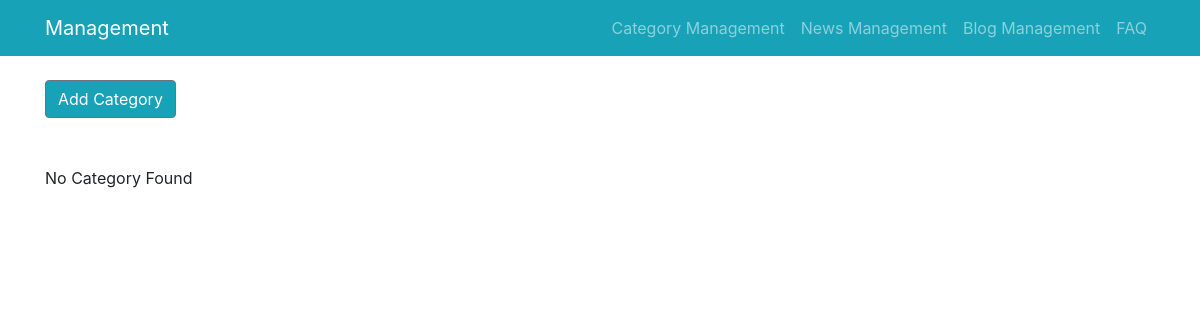
The app's page /category_management/, older data.
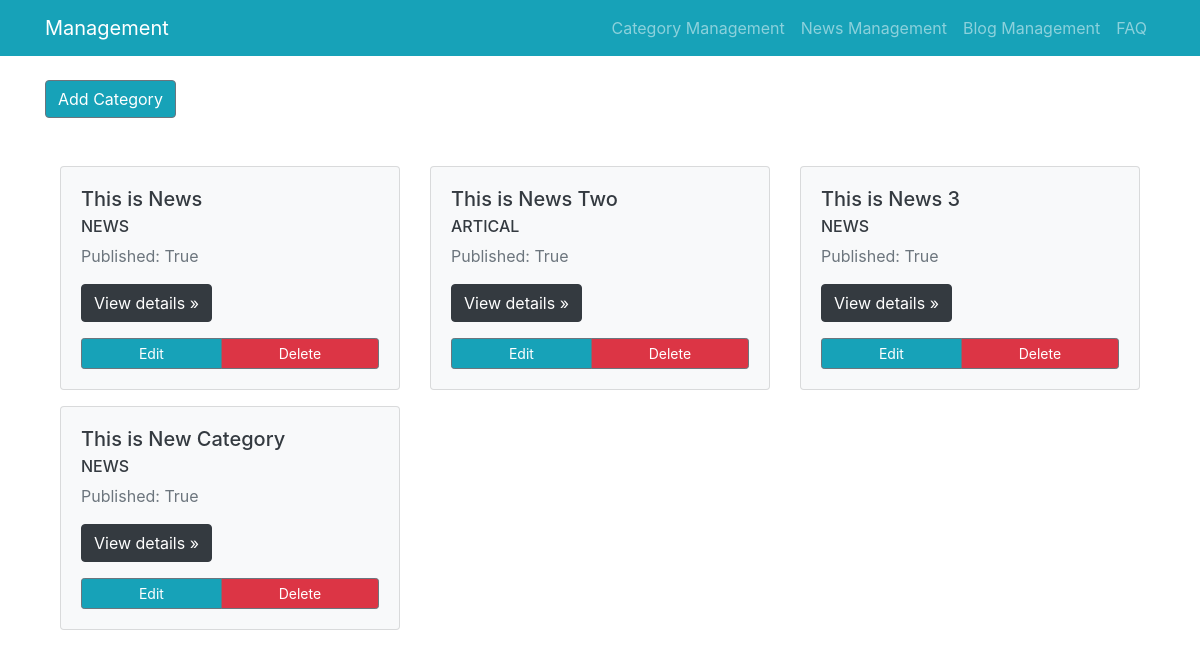
The same page, newer data.
### category_management/models.py (models this page shows, shortened)
class Category(models.Model):
    class Meta:
        db_table = 'category'
    id = models.AutoField(primary_key=True)
    name = models.CharField(max_length=150)
    type = models.CharField(max_length=300, choices = CHOICES)
    published = models.BooleanField(max_length=300, choices = published_options)

### category_management/views.py (the view)
# urls.py: path('', CategoryView.as_view(), name="category_list"),
class CategoryView(ListView):
    model = Category
    queryset = Category.objects.all()
    template_name = 'category_management/list_view.html'
    context_object_name = 'category_list'

### templates/category_management/list_view.html
{% extends 'base.html' %}
{% block content %}
<br>
<div>
  <a class="btn btn-secondary bg-info" href="{% url 'add_category' %}" role="button">Add Category</a>
</div>
<div class="album py-5">
  <div class="container">
    <div class="row">
      {% if object_list %}
      {% for each in category_list %}
      <div class="col-md-4 mb-3">
        <div class="card bg-light">
          <div class="card-body">
            <h5 class="card-title text-dark">{{each.name}}</h5>
            <h6 class="card-subtitle mb-2 text-dark">{{each.type}}</h6>
            <p class="text-muted">Published: {{each.published}}</p>
            <p><a class="btn btn-dark" href="{% url 'category_detail_view' each.id %}" role="button">View details
                &raquo;</a></p>
            <div class="btn-group d-flex justify-content-between align-items-center">
              <a class="btn btn-sm btn-outline-secondary bg-info text-white" href="{% url 'edit_category' each.id %}"
                role="button">Edit</a>
              <a class="btn btn-sm btn-outline-secondary bg-danger text-white" href="{% url 'delete_category' each.id %}" role="button">Delete</a>
            </div>
          </div>
        </div>
      </div>
      {% endfor %}
      {% else %}
      No Category Found
      {% endif %}
    </div>
  </div>
  {% endblock %}

### templates/base.html (shortened to what this page needs)
<!DOCTYPE html>
<html lang="en">
<head>
  <link rel="stylesheet" href="https://stackpath.bootstrapcdn.com/bootstrap/4.5.2/css/bootstrap.min.css">
</head>
<body>
  <nav class="navbar navbar-expand-lg navbar-dark bg-info static-top">
    <div class="container">
      <a class="navbar-brand" href="#">Management</a>
      <div class="collapse navbar-collapse" id="navbarResponsive">
        <ul class="navbar-nav ml-auto">
          <li class="nav-item">
            <a class="nav-link" href="{% url 'category_list' %}">Category Management
            </a>
          </li>
          <li class="nav-item">
            <a class="nav-link" href="{% url 'news_list' %}">News Management</a>
          </li>
          <li class="nav-item">
            <a class="nav-link" href="{% url 'blog_list' %}">Blog Management</a>
          </li>
          <li class="nav-item">
            <a class="nav-link" href="{% url 'faq_list' %}">FAQ</a>
          </li>
        </ul>
      </div>
    </div>
  </nav>
  <div class="container">
    <div class="row">
      <div class="col-lg-12">
        {% block content %}
        {% endblock %}
      </div>
    </div>
  </div>
  <script src="https://cdnjs.cloudflare.com/ajax/libs/tether/1.4.0/js/tether.min.js"></script></body>
</html>

Row changes from the older to the newer data that the page shows:
added Category: name "This is News", type "NEWS", published "True"
added Category: name "This is News Two", type "ARTICAL", published "True"
added Category: name "This is News 3", type "NEWS", published "True"
added Category: name "This is New Category", type "NEWS", published "True"
Text that changed along with them:
text no longer shown: "No Category Found"
